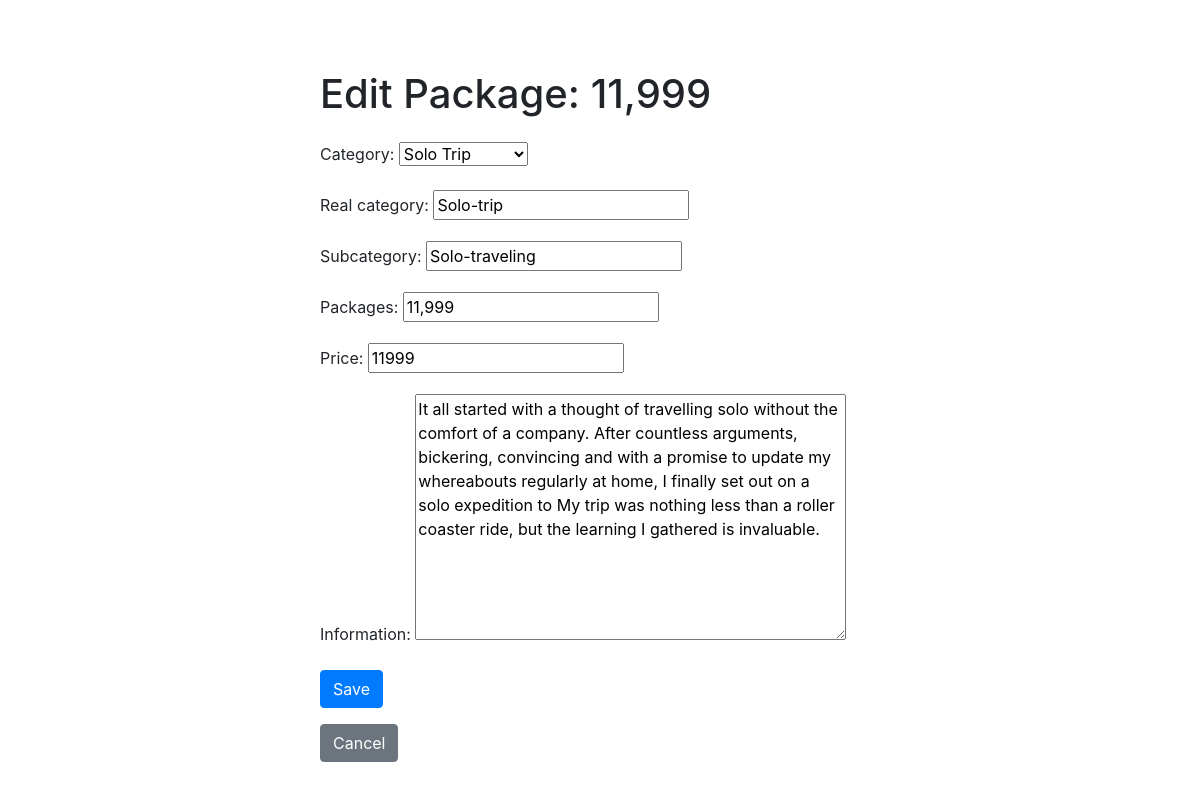
The page /packages/update/3/ on the database its author committed.
### tour/models.py (models this page shows, shortened)
class Packages(models.Model):
    category = models.ForeignKey(Category, on_delete=models.CASCADE)
    real_category = models.CharField(max_length=50)
    subcategory = models.CharField(max_length=200)
    packages = models.CharField(max_length=200)
    price = models.PositiveIntegerField()
    information = models.TextField()

### tour/views.py (the view)
# urls.py: path('packages/update/<int:pk>/', views.PackageUpdateView.as_view(), name='package-update'),
class PackageUpdateView(UpdateView):
    model = Packages
    template_name = 'package/package_form.html'
    fields = ['category', 'real_category', 'subcategory', 'packages', 'price', 'information']
    success_url = reverse_lazy('package-list')

### tour/models.py (called while the page is built)
    def __str__(self):
        return f"{self.name}"

### tour/templates/package/package_form.html (shortened to what this page needs)
<!DOCTYPE html>
<html lang="en">
<head>
    <link rel="stylesheet" href="https://stackpath.bootstrapcdn.com/bootstrap/4.5.2/css/bootstrap.min.css">
</head>
<body>
    <div class="container form-container">
        <h1 class="mb-4">{% if form.instance.pk %}Edit Package: {{ form.instance.packages }}{% else %}Create New Package{% endif %}</h1>
        <form method="post">
            <div class="form-group">
                {{ form.as_p }}
            </div>
            <button type="submit" class="btn btn-primary">Save</button>
        </form>
        <a class="btn btn-secondary mt-3" href="{% url 'package-list' %}">Cancel</a>
    </div>
</body>
</html>

### tour/templates/package/package_form.html (style rules this page uses)
.form-container { max-width: 600px; margin: auto; padding: 20px; margin-top: 50px; }

### rows shown on the page
Packages: instance.packages "11,999", category "Solo Trip", real_category "Solo-trip", subcategory "Solo-traveling", packages "11,999", price "11999", information "It all started with a thought of travelling solo without the comfort of a company. After countless arguments, bickering, convincing and with a promise to update my whereabouts regularly at home, I finally set out on a solo expedition to My trip was nothing less than a roller coaster ride, but the learning I gathered is invaluable."
